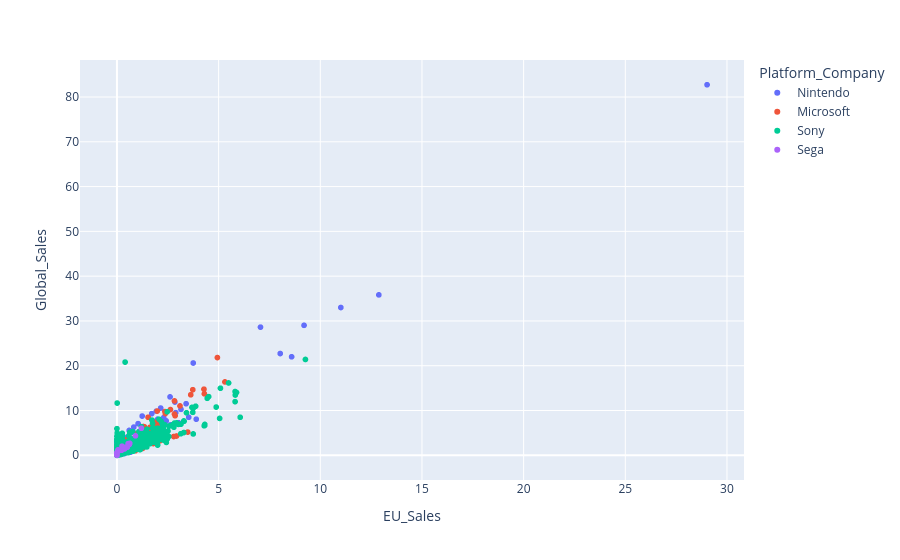

The notebook cell this image was saved under:
### Code cell
fig = px.scatter(df, x="EU_Sales", y="Global_Sales", color="Platform_Company")


fig.show()

### Figure 1 — Plotly figure (JSON) as saved in the notebook; plotly's stock layout.template omitted (floating-point values rounded to 4 significant figures; data arrays with more than 128 entries replaced by an {"elided": "..."} marker saying what was removed)
{"data": [{"hovertemplate": "Platform_Company=Nintendo<br>EU_Sales=%{x}<br>Global_Sales=%{y}<extra></extra>", "legendgroup": "Nintendo", "marker": {"color": "#636efa", "symbol": "circle"}, "mode": "markers", "name": "Nintendo", "showlegend": true, "type": "scattergl", "x": {"elided": "2530 float values"}, "xaxis": "x", "y": {"elided": "2530 float values"}, "yaxis": "y"}, {"hovertemplate": "Platform_Company=Microsoft<br>EU_Sales=%{x}<br>Global_Sales=%{y}<extra></extra>", "legendgroup": "Microsoft", "marker": {"color": "#EF553B", "symbol": "circle"}, "mode": "markers", "name": "Microsoft", "showlegend": true, "type": "scattergl", "x": {"elided": "2251 float values"}, "xaxis": "x", "y": {"elided": "2251 float values"}, "yaxis": "y"}, {"hovertemplate": "Platform_Company=Sony<br>EU_Sales=%{x}<br>Global_Sales=%{y}<extra></extra>", "legendgroup": "Sony", "marker": {"color": "#00cc96", "symbol": "circle"}, "mode": "markers", "name": "Sony", "showlegend": true, "type": "scattergl", "x": {"elided": "4956 float values"}, "xaxis": "x", "y": {"elided": "4956 float values"}, "yaxis": "y"}, {"hovertemplate": "Platform_Company=Sega<br>EU_Sales=%{x}<br>Global_Sales=%{y}<extra></extra>", "legendgroup": "Sega", "marker": {"color": "#ab63fa", "symbol": "circle"}, "mode": "markers", "name": "Sega", "showlegend": true, "type": "scattergl", "x": {"elided": "252 float values"}, "xaxis": "x", "y": {"elided": "252 float values"}, "yaxis": "y"}], "layout": {"legend": {"title": {"text": "Platform_Company"}, "tracegroupgap": 0}, "margin": {"t": 60}, "xaxis": {"anchor": "y", "domain": [0, 1], "title": {"text": "EU_Sales"}}, "yaxis": {"anchor": "x", "domain": [0, 1], "title": {"text": "Global_Sales"}}}}
